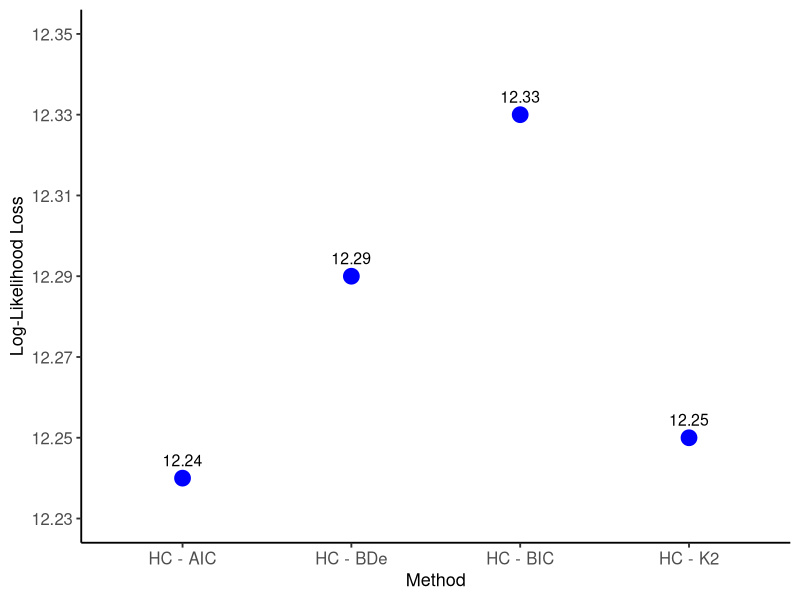

The R script that drew this image:
## ---- chunk 1
library(ggplot2)

# Dados
metodos <- c("HC - BIC", "HC - AIC", "HC - K2", "HC - BDe")
loss <- c(12.33, 12.24, 12.25, 12.29)

# Data frame
dados <- data.frame(Metodo = metodos, Loss = loss)

# Figura (idêntica ao estilo da sua imagem)
figura = ggplot(dados, aes(x = Metodo, y = Loss)) +
  geom_point(color = "blue", size = 5) +
  geom_text(aes(label = sprintf("%.2f", Loss)),
            vjust = -1, size = 4) +
  labs(x = "Method", y = "Log-Likelihood Loss") +
  theme_classic(base_size = 14) +
  # Mantém o estilo original, mas reduz a escala do eixo y
  scale_y_continuous(limits = c(12.23, 12.35),
                     breaks = seq(12.23, 12.35, 0.02)) +
  theme(
    axis.text.x = element_text(size = 12),
    axis.text.y = element_text(size = 12),
    axis.title.x = element_text(size = 13),
    axis.title.y = element_text(size = 13)
  )

# Salva o gráfico na pasta desejada (como PNG)
ggsave(
  filename = "funcao_perda.png",          # nome do arquivo
  plot = figura,                          # objeto do gráfico
  path = "C:/Users/Pichau/INMET",         # caminho da pasta
  width = 8, height = 5, dpi = 300        # tamanho e resolução
)
